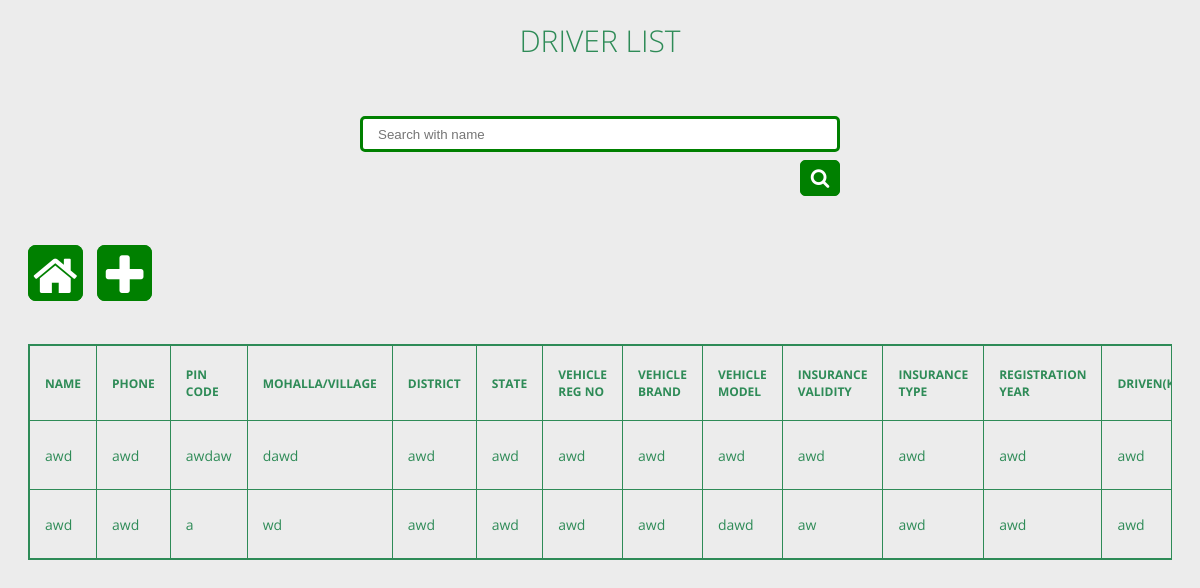
Page /driver (signed in) on the earlier database version.
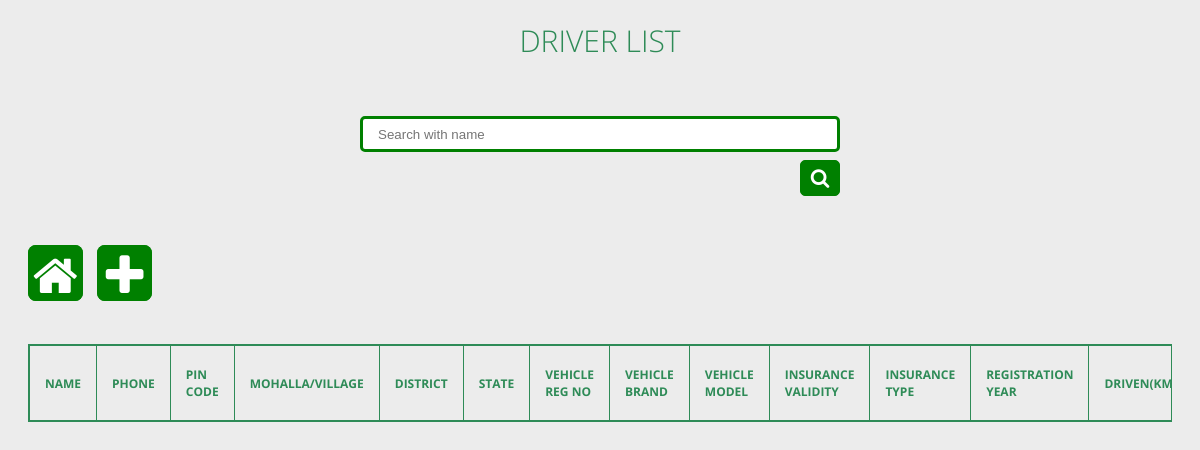
Same page on the later database version.
### app/models.py (models this page shows, shortened)
class Driver(models.Model):
    driver_id = models.AutoField(primary_key=True)
    driver_name=models.CharField(max_length=150)
    mobile_no=models.CharField(max_length=20, null=True)
    pin_code=models.CharField(max_length=10, null=True)
    mohalla_or_village=models.CharField(max_length=200, null=True)
    district=models.CharField(max_length=200, null=True)
    state=models.CharField(max_length=200, null=True)
    vehicle_registration_no=models.CharField(max_length=100, null=True)
    vehicle_brand=models.CharField(max_length=100, null=True)
    vehicle_model=models.CharField(max_length=100, null=True)
    insurance_validity=models.CharField(max_length=100, null=True)
    insurance_type=models.CharField(max_length=100, null=True)
    registration_year=models.CharField(max_length=10, null=True)
    km_driven=models.CharField(max_length=50, null=True)
    choice=(('UNDER VARIFICATION','UNDER VARIFICATION'),('ACTIVE','ACTIVE'),('OFFLINE','OFFLINE'),('ON A RIDE','ON A RIDE'))
    status=models.CharField(max_length=50, choices=choice, default='pending', null=True)

### app/views.py (the view)
# urls.py: path('driver', views.DriverList.as_view()),
@login_required
def driver(request):
    if 'q' in request.GET:
        q=request.GET['q']
        drivers=Driver.objects.filter(driver_name__icontains=q)
    else:
        drivers=Driver.objects.all()
    return render(request,'app/driver.html' , {'drivers':drivers})

### app/templates/app/driver.html (shortened to what this page needs)
{% load static %}
<html lang="en">
<head>
    <link rel="stylesheet" href="{% static 'css/driver.css' %}">
    <link rel="stylesheet" href="{% static 'css/search.css' %}">
    <link rel="stylesheet" href="https://maxcdn.bootstrapcdn.com/font-awesome/4.4.0/css/font-awesome.min.css">
</head>
<body>
    <section>
        <h1>Driver List</h1><br>
        <br><br><br><br>
        <div class="wrap">
          <div class="search">
            <form method="GET">
              <input name="q" type="text" class="searchTerm" placeholder="Search with name">
              <br>
              <br>
              <button type="submit" class="searchButton">
                <i class="fa fa-search"></i>
             </button>
            </form>
          </div>
       </div>
       <br><br><br>
       <div style="display: inline;">
        <a href="/" class="homebtn"><i class="fa fa-home fa-3x fa-inverse" aria-hidden="true" id="ic"></i></a>
      <a href="{% url 'createdriver' %}" class="homebtn crtbtn">
        <i class="fa fa-plus fa-3x fa-inverse" aria-hidden="true"></i>
      </a>
      </div>
       <br><br><br>
        <div class="tbl-content">
          <table cellpadding="0" cellspacing="0" border="1">
            <div class="tbl-header">
                <thead>
                    <tr>
                      <th>name</th>
                      <th>phone</th>
                      <th>pin code</th>
                      <th>mohalla/village</th>
                      <th>district</th>
                      <th>state</th>
                      <th>vehicle reg no</th>
                      <th>vehicle brand</th>
                      <th>vehicle model</th>
                      <th>insurance validity</th>
                      <th>insurance type</th>
                      <th>registration year</th>
                      <th>driven(km)</th>
                    </tr>
                  </thead>
                </div>
            <tbody>
              {% for i in drivers %}
            <tr>
              <td>{{ i.driver_name }}</td>
              <td>{{ i.mobile_no }}</td>
              <td>{{ i.pin_code }}</td>
              <td>{{ i.mohalla_or_village }}</td>
              <td>{{ i.district }}</td>
              <td>{{ i.state }}</td>
              <td>{{ i.vehicle_registration_no }}</td>
              <td>{{ i.vehicle_brand }}</td>
              <td>{{ i.vehicle_model }}</td>
              <td>{{ i.insurance_validity }}</td>
              <td>{{ i.insurance_type }}</td>
              <td>{{ i.registration_year }}</td>
              <td>{{ i.km_driven }}</td>
            </tr>
              {% endfor %}
            </tbody>
          </table>
        </div>
      </section>
</body>
</html>

### static/css/driver.css (style rules this page uses)
h1 { font-size: 30px; color: #2E8B57; text-transform: uppercase; font-weight: 300; text-align: center; margin-bottom: 15px; }
table { border-color: #2E8B57; border-style: solid; width:100%; overflow-x: auto; border-collapse: collapse; }
thead { border: 1px solid #2E8B57; }
.tbl-header { background-color: rgba(255,255,255,0.3); }
.tbl-content { height:auto; overflow-x:auto; margin-top: 0px; border: 1px solid #2E8B57; }
th { padding: 20px 15px; text-align: left; font-weight: bolder; font-size: 12px; color: #2E8B57; text-transform: uppercase; }
body { background: -webkit-linear-gradient(left, #ececec, #ececec); background: linear-gradient(to right, #ececec, #ececec); font-family: 'Roboto', sans-serif; }
section { margin: 20px; }

### static/css/search.css (style rules this page uses)
body { font-family: 'Open Sans', sans-serif; }
.homebtn { padding-top: 28px; padding-left: 2px; padding-right: 2px; border: 3px solid green; background-color: green; border-radius: 8px; }
.crtbtn { margin-bottom: -10px; margin-left: 10px; padding-left: 6px; padding-right: 6px; }
.search { width: 100%; position: relative; display: inline; }
.searchTerm { float:left; width: 100%; border: 3px solid green; padding: 15px; height: 20px; border-radius: 5px 5px 5px 5px; outline: none; color: #9DBFAF; }
.searchButton { float: right; width: 40px; height: 36px; border: 1px solid green; background: green; text-align: center; color: #fff; border-radius: 5px 5px 5px 5px; cursor: pointer; font-size: 20px; }
.wrap { margin-top: -30px; width: 40%; position: absolute; display: inline-block; left: 50%; transform: translate(-50%, -50%); }

Differences in the rows shown:
removed Driver: driver_name "awd", mobile_no "awd", pin_code "awdaw", mohalla_or_village "dawd", district "awd", state "awd", vehicle_registration_no "awd", vehicle_brand "awd", vehicle_model "awd", insurance_validity "awd", insurance_type "awd", registration_year "awd", km_driven "awd"
removed Driver: driver_name "awd", mobile_no "awd", pin_code "a", mohalla_or_village "wd", district "awd", state "awd", vehicle_registration_no "awd", vehicle_brand "awd", vehicle_model "dawd", insurance_validity "aw", insurance_type "awd", registration_year "awd", km_driven "awd"
